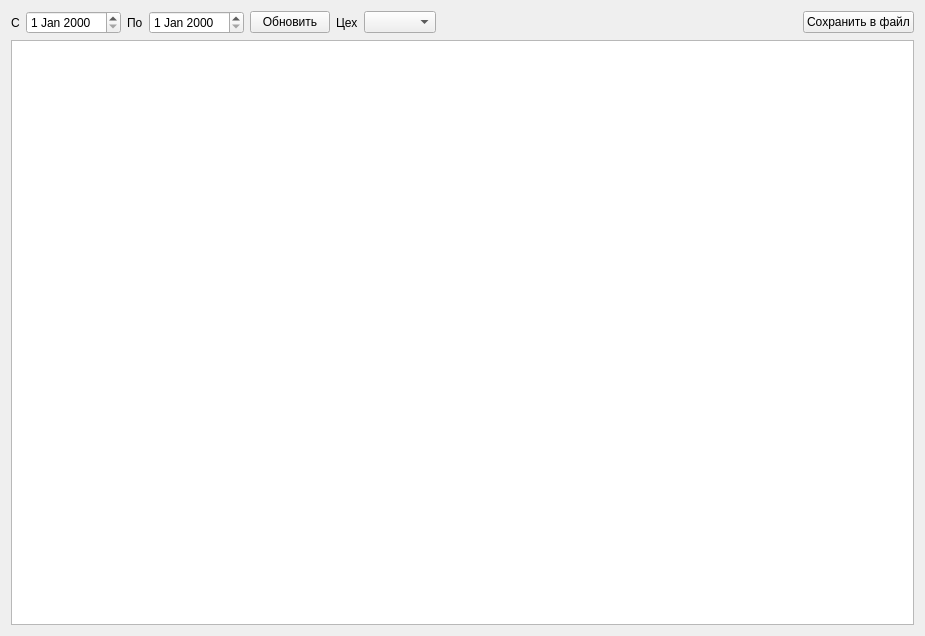
<?xml version="1.0" encoding="UTF-8"?>
<ui version="4.0">
 <class>FormRepBunk</class>
 <widget class="QWidget" name="FormRepBunk">
  <property name="geometry">
   <rect>
    <x>0</x>
    <y>0</y>
    <width>925</width>
    <height>636</height>
   </rect>
  </property>
  <property name="windowTitle">
   <string>Form</string>
  </property>
  <layout class="QVBoxLayout" name="verticalLayout">
   <item>
    <layout class="QHBoxLayout" name="horizontalLayout">
     <item>
      <widget class="QLabel" name="label">
       <property name="text">
        <string>С</string>
       </property>
      </widget>
     </item>
     <item>
      <widget class="DbDateEdit" name="dateEditBeg"/>
     </item>
     <item>
      <widget class="QLabel" name="label_2">
       <property name="text">
        <string>По</string>
       </property>
      </widget>
     </item>
     <item>
      <widget class="DbDateEdit" name="dateEditEnd"/>
     </item>
     <item>
      <widget class="QPushButton" name="pushButtonUpd">
       <property name="text">
        <string>Обновить</string>
       </property>
      </widget>
     </item>
     <item>
      <widget class="QLabel" name="label_3">
       <property name="text">
        <string>Цех</string>
       </property>
      </widget>
     </item>
     <item>
      <widget class="DbComboBox" name="comboBoxCex"/>
     </item>
     <item>
      <spacer name="horizontalSpacer">
       <property name="orientation">
        <enum>Qt::Horizontal</enum>
       </property>
       <property name="sizeHint" stdset="0">
        <size>
         <width>40</width>
         <height>20</height>
        </size>
       </property>
      </spacer>
     </item>
     <item>
      <widget class="QPushButton" name="pushButtonSave">
       <property name="text">
        <string>Сохранить в файл</string>
       </property>
      </widget>
     </item>
    </layout>
   </item>
   <item>
    <widget class="TableView" name="tableView"/>
   </item>
  </layout>
 </widget>
 <customwidgets>
  <customwidget>
   <class>TableView</class>
   <extends>QTableView</extends>
   <header>olap/tableview.h</header>
  </customwidget>
  <customwidget>
   <class>DbDateEdit</class>
   <extends>QDateEdit</extends>
   <header>db/dbdateedit.h</header>
  </customwidget>
  <customwidget>
   <class>DbComboBox</class>
   <extends>QComboBox</extends>
   <header>db/dbcombobox.h</header>
  </customwidget>
 </customwidgets>
 <resources/>
 <connections/>
</ui>
